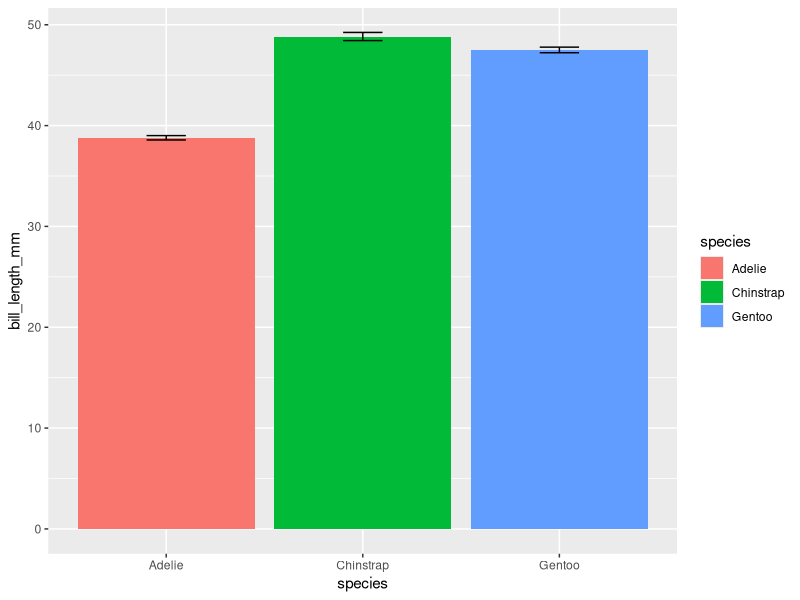
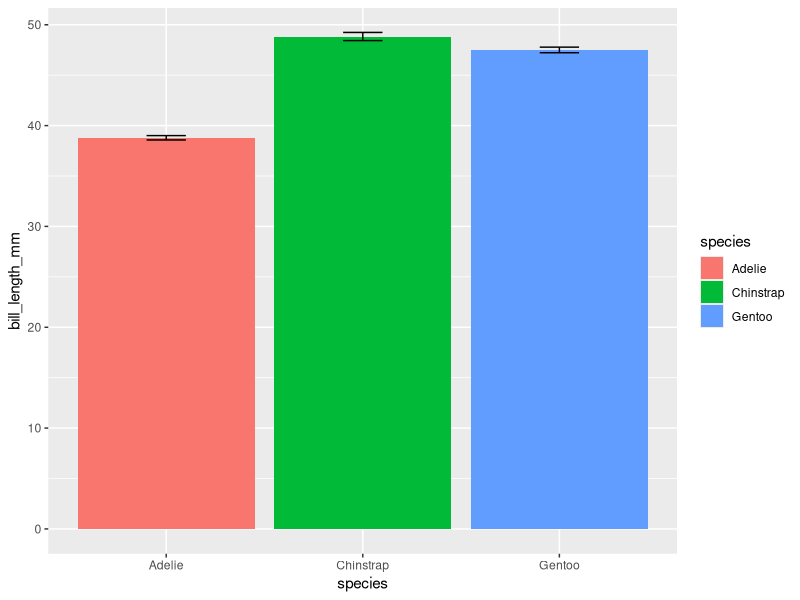

Generate these figures, in order, with R:

            library(ggplot2)
            library(palmerpenguins)
            built_answer <- tryCatch(
                {
                    set.seed(42)
                    ggplot(penguins, aes(x = species, y = bill_length_mm, fill = species)) + stat_summary(fun = mean, geom = "bar") + stat_summary(fun.data = mean_se, geom = "errorbar", width = 0.2)
                    suppressWarnings(
                        if (!file.exists("/sandbox/figures/bill-length_species_mean_bar_errorbar_answer.png")) {
                            ggsave(
                                width = 3,
                                height = 3,
                                "/sandbox/figures/bill-length_species_mean_bar_errorbar_answer.png"
                            )
                        }
                    )
                    suppressWarnings(
                        ggplot_build(last_plot())
                    )
                },
                error = function(e) {
                    'ERROR'
                }
            )
            built_submission <- tryCatch(
                {
                    set.seed(42)
                    ggplot(penguins, aes(x = species, y = bill_length_mm, fill = species)) +
  stat_summary(fun = mean, geom = "bar") +
  stat_summary(fun.data = mean_se, geom = "errorbar", width = 0.2)
                    suppressWarnings(
                        ggsave(
                            width = 3,
                            height = 3,
                            "figures/bill-length_species_mean_bar_errorbar_submission_qwen3.5.png"
                        )
                    )
                    suppressWarnings(
                        ggplot_build(last_plot())
                    )
                },
                error = function(e) {
                    'ERROR'
                }
            )
            cat(isTRUE(all.equal(built_answer, built_submission)))
        
